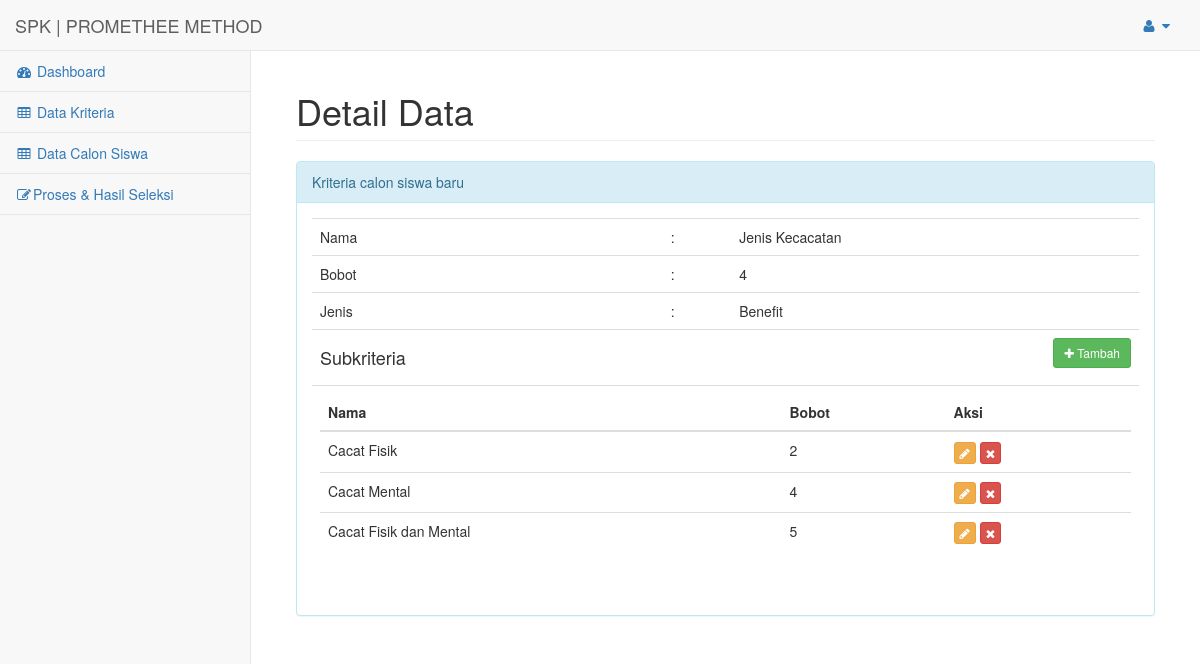
The page /index.php?url=data_kriteria_lihat&id=4 (signed in) on the database as committed earlier.
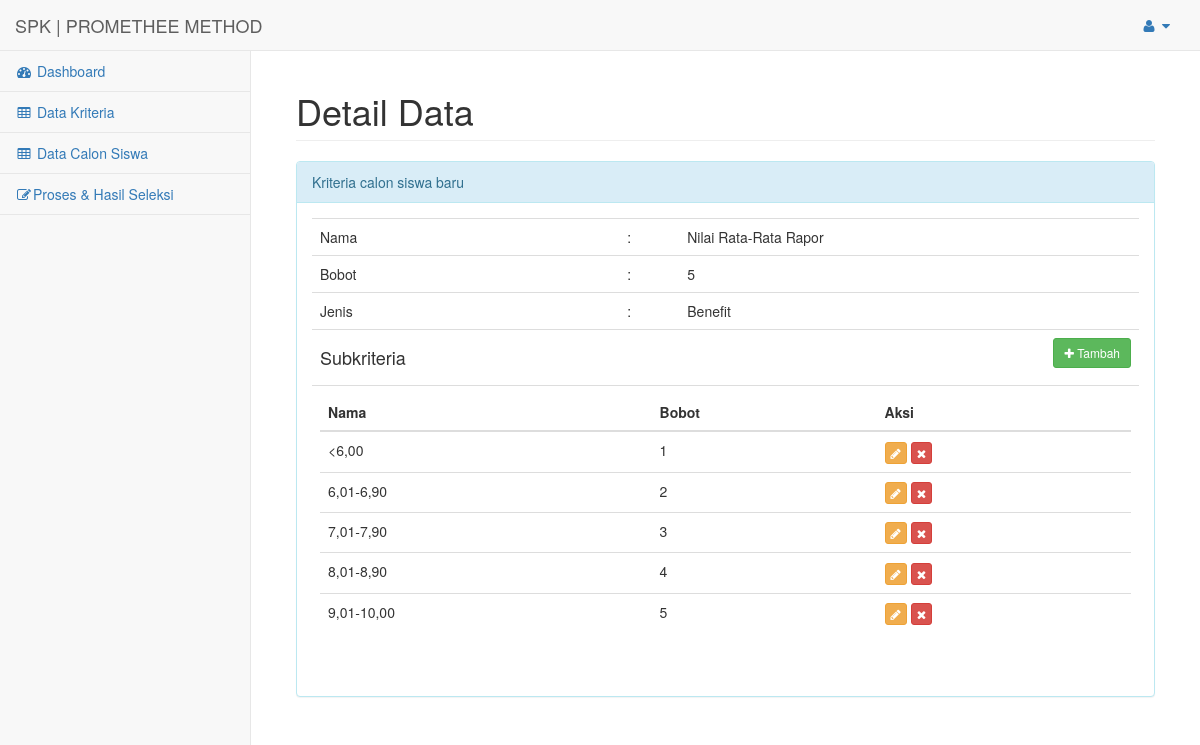
The same page on the database as committed later.
### tables this page shows
CREATE TABLE `subkriteria` (
  `id` int(11) NOT NULL,
  `kriteria_id` int(11) DEFAULT 0,
  `nama` varchar(50) DEFAULT '0',
  `bobot` double DEFAULT 0
);

CREATE TABLE `kriteria` (
  `id` int(11) NOT NULL,
  `nama` varchar(255) NOT NULL,
  `bobot` double NOT NULL,
  `jenis` varchar(50) NOT NULL
);

### config/routes.php (called while the page is built, shortened)
<?php
$include = [];
if(isset($_GET['url'])){
	switch ($_GET['url']) {
		case 'data_kriteria_lihat':
			$include[] = 'halaman/kriteria/lihat.php';
			break;
	}
}else{
	$include[] = 'halaman/dashboard.php';
}
?>

### config/kriteria/load_detail.php (called while the page is built)
<?php
include 'config/koneksi.php';
$id = $_GET['id'];
$hasil = mysqli_query($koneksi, "SELECT kriteria.id, subkriteria.id as subkriteria_id, kriteria.nama, kriteria.bobot, kriteria.jenis, subkriteria.nama as nama_subkriteria , subkriteria.bobot as bobot_subkriteria FROM kriteria left join subkriteria on (kriteria.id=subkriteria.kriteria_id) where kriteria.id='$id'");
while ($data = mysqli_fetch_assoc($hasil)) {
	$data_kriteria[] = $data;
}
 ?>

### halaman/kriteria/lihat.php (the view)
<div id="page-wrapper">
    <div class="container-fluid">
        <div class="row">
            <div class="col-lg-12">
                <h1 class="page-header">Detail Data</h1>
            </div>
        </div>
        <div class="row">
        	<div class="col-lg-12">
        		<div class="panel panel-info">
        			<div class="panel-heading">
        				Kriteria calon siswa baru
        			</div>
        			<div class="panel-body">
        				<table class="table">
                            <tr>
                                <td>Nama</td>
                                <td>:</td>
                                <td><?php echo $data_kriteria[0]['nama']; ?></td>
                            </tr>
                            <tr>
                                <td>Bobot</td>
                                <td>:</td>
                                <td><?php echo $data_kriteria[0]['bobot']; ?></td>
                            </tr>
                            <tr>
                                <td>Jenis</td>
                                <td>:</td>
                                <td><?php echo $data_kriteria[0]['jenis']; ?></td>
                            </tr>
                            <tr>
                                <td>
                                    <h4>Subkriteria</h4>
                                </td>
                                <td></td>
                                <td>
                                    <?php if ($_SESSION['level']=='superadmin'): ?>
                                   <a href="index.php?url=data_subkriteria_tambah&id=<?php echo $data_kriteria[0]['id'] ?>" class="btn btn-sm btn-success" style="float: right;">
                                        <i class="fa fa-plus"></i> Tambah
                                    </a>
                                    <?php endif ?>
                                </td>
                            </tr>
                            <tr>
                                <td colspan="3">
                                    <table class="table">
                                        <thead>
                                            <tr>
                                                <th>Nama</th>
                                                <th>Bobot</th>
                                                <th>Aksi</th>
                                            </tr>
                                        </thead>
                                        <tbody>
                                            <?php foreach ($data_kriteria as $sub): ?>
                                                <?php if ($sub['subkriteria_id'] != ""): ?>
                                                    <tr>
                                                        <td><?php echo $sub['nama_subkriteria']; ?></td>
                                                        <td><?php echo $sub['bobot_subkriteria']; ?></td>
                                                        <td>
                                                            <?php if ($_SESSION['level']=='superadmin'): ?>
                                                            <a href="index.php?url=data_subkriteria_ubah&id=<?php echo $sub['subkriteria_id'] ?>&kriteria_id=<?php echo $data_kriteria[0]['id']?>" class="btn btn-xs btn-warning" title="Ubah">
                                                                <i class="fa fa-pencil"></i>
                                                            </a>
                                                            <a href="config/subkriteria/proses_hapus.php?&id=<?php echo $sub['subkriteria_id'] ?>&kriteria_id=<?php echo $data_kriteria[0]['id']?>" class="btn btn-xs btn-danger" title="Hapus" onclick="return confirm('Apakah anda yakin ingin menghapus?')" >
                                                                <i class="fa fa-remove"></i>
                                                            </a>
                                                            <?php endif ?>
                                                        </td>
                                                    </tr>
                                                <?php endif ?>
                                            <?php endforeach ?>
                                        </tbody>
                                    </table>
                                </td>
                            </tr>
                        </table>
        			</div>
        		</div>
        	</div>
        </div>
    </div>
</div>

### halaman/header.php (shortened to what this page needs)
<!DOCTYPE html>
<html lang="en">
<head>
    <link href="asset/bower_components/bootstrap/dist/css/bootstrap.min.css" rel="stylesheet">
    <link href="asset/bower_components/metisMenu/dist/metisMenu.min.css" rel="stylesheet">
    <link href="asset/bower_components/datatables-plugins/integration/bootstrap/3/dataTables.bootstrap.css" rel="stylesheet">
    <link href="asset/dist/css/sb-admin-2.css" rel="stylesheet">
    <link href="asset/bower_components/font-awesome/css/font-awesome.min.css" rel="stylesheet" type="text/css">
</head>
<body>
    <div id="wrapper">
        <nav class="navbar navbar-default navbar-static-top" role="navigation" style="margin-bottom: 0">
            <div class="navbar-header">
                <a class="navbar-brand" href="index.php?url=dashboard">SPK | PROMETHEE METHOD</a>
            </div>
            <ul class="nav navbar-top-links navbar-right">
                <li class="dropdown">
                    <a class="dropdown-toggle" data-toggle="dropdown" href="#">
                        <i class="fa fa-user fa-fw"></i>  <i class="fa fa-caret-down"></i>
                    </a>
                </li>
            </ul>
            <div class="navbar-default sidebar" role="navigation">
                <div class="sidebar-nav navbar-collapse">
                    <ul class="nav" id="side-menu">
                        <li>
                            <a href="index.php?url=dashboard"><i class="fa fa-dashboard fa-fw"></i> Dashboard</a>
                        </li>
                        <li>
                            <a href="index.php?url=data_kriteria"><i class="fa fa-table fa-fw"></i> Data Kriteria</a>
                        </li>
                        <li>
                            <a href="index.php?url=data_calon"><i class="fa fa-table fa-fw"></i> Data Calon Siswa</a>
                        </li>
                        <li>
                            <a href="index.php?url=proses_seleksi"><i class="fa fa-edit fa-fw"></i>Proses & Hasil Seleksi</a>
                        </li>
                    </ul>
                </div>
            </div>
        </nav>

### index.php (shortened to what this page needs)
<?php
include 'config/routes.php';
 include 'halaman/header.php';
foreach ($req as $key => $value) {
	require_once $value;
}
foreach ($include as $key => $value) {
	require_once $value;
}
include 'halaman/footer.php';
?>

### halaman/footer.php (shortened to what this page needs)
    </div>
</body>
</html>

Rows that differ between the two databases and show on the page:
changed subkriteria "Benefit": kriteria.nama "Jenis Kecacatan" → "Nilai Rata-Rata Rapor"; kriteria.bobot "4" → "5"; nama "Cacat Fisik" → "<6,00"; bobot "2" → "1"
changed subkriteria (number 2 of 5 on the later page): nama "Cacat Mental" → "6,01-6,90"; bobot "4" → "2"
changed subkriteria (number 3 of 5 on the later page): nama "Cacat Fisik dan Mental" → "7,01-7,90"; bobot "5" → "3"
added subkriteria: nama "8,01-8,90", bobot "4", shown under "Nilai Rata-Rata Rapor"
added subkriteria: nama "9,01-10,00", bobot "5", shown under "Nilai Rata-Rata Rapor"
